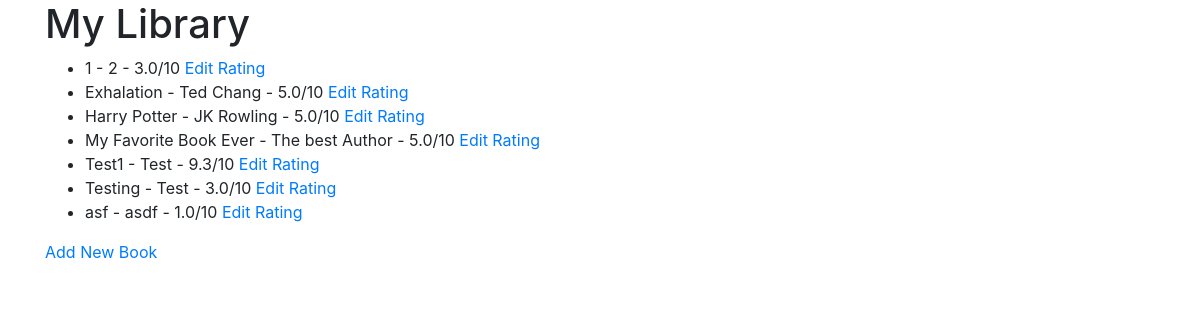
Before: / with the older database file.
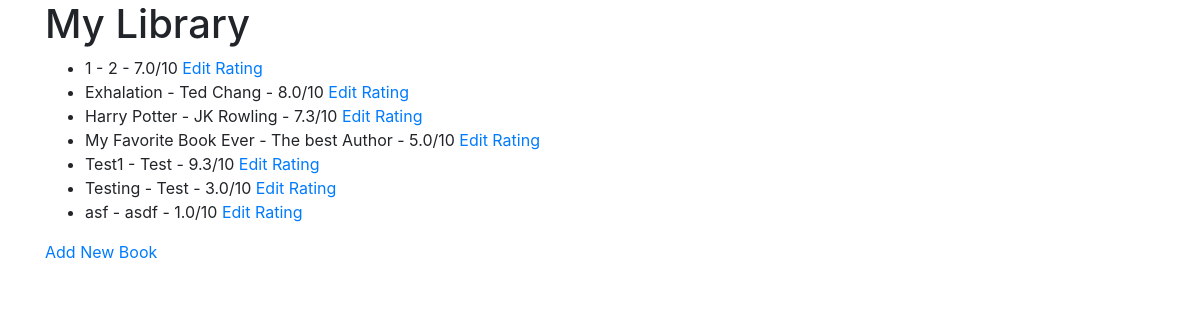
After: the same page with the newer database file.
### main.py (models this page shows, shortened)
class Book(db.Model):
    id: Mapped[int] = mapped_column(Integer, primary_key=True)
    title: Mapped[str] = mapped_column(String(250), unique=True, nullable=False)
    author: Mapped[str] = mapped_column(String(250), nullable=False)
    rating: Mapped[float] = mapped_column(Float, nullable=False)

### main.py (the view)
@app.route('/')
def home():
    with app.app_context():
        books = db.session.execute(db.select(Book).order_by(Book.title)).scalars().all()
    return render_template("index.html", headers=formheaders, all_books=books)

### templates/index.html (shortened to what this page needs)
{% extends 'base.html' %}
{% block content %}
<div class="container">
  <div class="row">
    <div class="col-sm-12 col-md-8">
    <h1>My Library</h1>
    <ul>
      {% if all_books == 0 %}
        <p> Library is empty </p>
      {% else %}
        {% for book in all_books %}
            <li>{{ book.title }} - {{ book.author }} - {{ book.rating }}/10 <a href="edit/{{ book.id }}">Edit Rating<a/></li>
        {% endfor %}
      {% endif %}
    </ul>
    <a href="/add">Add New Book</a>
    </div>
  </div>
</div>
{% endblock %}

### templates/base.html (shortened to what this page needs)
<!DOCTYPE html>
<html lang="en">
  <head>
    {% block styles %}
      {{ bootstrap.load_css() }}
    {% endblock %}
  </head>
  <body>
    {% block content %}{% endblock %}
  </body>
</html>

Changed rows visible on the page:
changed Book (number 1 of 7 on the later page): rating "3.0" → "7.0"
changed Book "Exhalation": rating "5.0" → "8.0"
changed Book "Harry Potter": rating "5.0" → "7.3"
